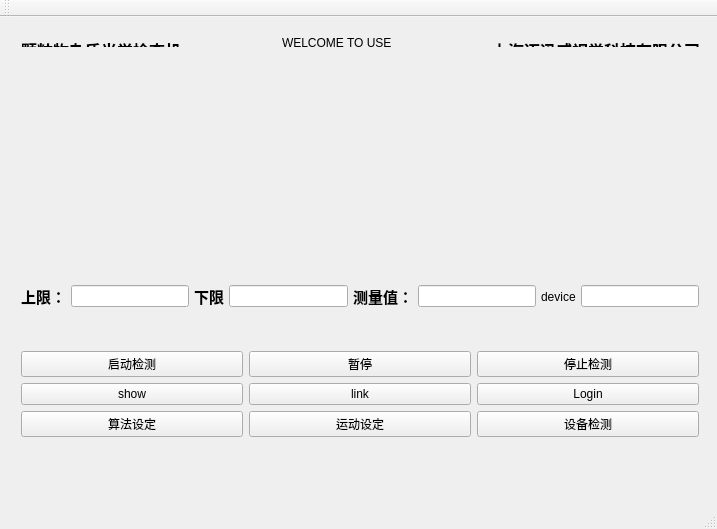
<?xml version="1.0" encoding="UTF-8"?>
<ui version="4.0">
 <class>LineCameraClass</class>
 <widget class="QMainWindow" name="LineCameraClass">
  <property name="geometry">
   <rect>
    <x>0</x>
    <y>0</y>
    <width>717</width>
    <height>529</height>
   </rect>
  </property>
  <property name="windowTitle">
   <string>LineCamera</string>
  </property>
  <property name="windowIcon">
   <iconset resource="LineCamera.qrc">
    <normaloff>:/LineCamera/Resources/公司LOG.jpg</normaloff>:/LineCamera/Resources/公司LOG.jpg</iconset>
  </property>
  <widget class="QWidget" name="centralWidget">
   <widget class="QWidget" name="verticalLayoutWidget_2">
    <property name="geometry">
     <rect>
      <x>10</x>
      <y>220</y>
      <width>700</width>
      <height>250</height>
     </rect>
    </property>
    <layout class="QVBoxLayout" name="verticalLayout_5">
     <item>
      <layout class="QHBoxLayout" name="horizontalLayout_2" stretch="0,0,0,0,0,0,0,0">
       <property name="spacing">
        <number>5</number>
       </property>
       <property name="sizeConstraint">
        <enum>QLayout::SetDefaultConstraint</enum>
       </property>
       <property name="leftMargin">
        <number>0</number>
       </property>
       <item>
        <widget class="QLabel" name="label_4">
         <property name="text">
          <string>&lt;html&gt;&lt;head/&gt;&lt;body&gt;&lt;p&gt;&lt;span style=&quot; font-size:11pt; font-weight:600;&quot;&gt;上限：&lt;/span&gt;&lt;/p&gt;&lt;/body&gt;&lt;/html&gt;</string>
         </property>
        </widget>
       </item>
       <item>
        <widget class="QLineEdit" name="lineEdit_4"/>
       </item>
       <item>
        <widget class="QLabel" name="label_5">
         <property name="text">
          <string>&lt;html&gt;&lt;head/&gt;&lt;body&gt;&lt;p&gt;&lt;span style=&quot; font-size:11pt; font-weight:600;&quot;&gt;下限&lt;/span&gt;&lt;/p&gt;&lt;/body&gt;&lt;/html&gt;</string>
         </property>
        </widget>
       </item>
       <item>
        <widget class="QLineEdit" name="lineEdit_3"/>
       </item>
       <item>
        <widget class="QLabel" name="label_6">
         <property name="text">
          <string>&lt;html&gt;&lt;head/&gt;&lt;body&gt;&lt;p&gt;&lt;span style=&quot; font-size:11pt; font-weight:600;&quot;&gt;测量值：&lt;/span&gt;&lt;/p&gt;&lt;/body&gt;&lt;/html&gt;</string>
         </property>
        </widget>
       </item>
       <item>
        <widget class="QLineEdit" name="lineEdit_2"/>
       </item>
       <item>
        <widget class="QLabel" name="label_7">
         <property name="text">
          <string>device</string>
         </property>
        </widget>
       </item>
       <item>
        <widget class="QLineEdit" name="lineEdit"/>
       </item>
      </layout>
     </item>
     <item>
      <layout class="QGridLayout" name="gridLayout">
       <property name="leftMargin">
        <number>0</number>
       </property>
       <item row="1" column="1">
        <widget class="QPushButton" name="pushButton_5">
         <property name="text">
          <string>link</string>
         </property>
        </widget>
       </item>
       <item row="0" column="1">
        <widget class="QPushButton" name="pushButton_2">
         <property name="text">
          <string>暂停</string>
         </property>
        </widget>
       </item>
       <item row="1" column="0">
        <widget class="QPushButton" name="pushButton_4">
         <property name="text">
          <string>show</string>
         </property>
        </widget>
       </item>
       <item row="0" column="2">
        <widget class="QPushButton" name="pushButton_3">
         <property name="text">
          <string>停止检测</string>
         </property>
        </widget>
       </item>
       <item row="2" column="0">
        <widget class="QPushButton" name="pushButton_6">
         <property name="text">
          <string>算法设定</string>
         </property>
        </widget>
       </item>
       <item row="2" column="1">
        <widget class="QPushButton" name="pushButton_7">
         <property name="text">
          <string>运动设定</string>
         </property>
        </widget>
       </item>
       <item row="1" column="2">
        <widget class="QPushButton" name="pushButton_8">
         <property name="text">
          <string>Login</string>
         </property>
        </widget>
       </item>
       <item row="2" column="2">
        <widget class="QPushButton" name="pushButton_9">
         <property name="text">
          <string>设备检测</string>
         </property>
        </widget>
       </item>
       <item row="0" column="0">
        <widget class="QPushButton" name="pushButton">
         <property name="text">
          <string>启动检测</string>
         </property>
        </widget>
       </item>
      </layout>
     </item>
    </layout>
   </widget>
   <widget class="QWidget" name="horizontalLayoutWidget">
    <property name="geometry">
     <rect>
      <x>10</x>
      <y>10</y>
      <width>701</width>
      <height>31</height>
     </rect>
    </property>
    <layout class="QHBoxLayout" name="horizontalLayout">
     <property name="spacing">
      <number>16</number>
     </property>
     <item>
      <widget class="QLabel" name="label_3">
       <property name="enabled">
        <bool>true</bool>
       </property>
       <property name="text">
        <string>&lt;html&gt;&lt;head/&gt;&lt;body&gt;&lt;p&gt;&lt;span style=&quot; font-size:12pt; font-weight:600;&quot;&gt;颗粒物杂质光学检查机&lt;/span&gt;&lt;/p&gt;&lt;/body&gt;&lt;/html&gt;</string>
       </property>
      </widget>
     </item>
     <item>
      <spacer name="horizontalSpacer_2">
       <property name="orientation">
        <enum>Qt::Horizontal</enum>
       </property>
       <property name="sizeHint" stdset="0">
        <size>
         <width>40</width>
         <height>20</height>
        </size>
       </property>
      </spacer>
     </item>
     <item>
      <widget class="QLabel" name="label_8">
       <property name="text">
        <string>WELCOME TO USE</string>
       </property>
      </widget>
     </item>
     <item>
      <spacer name="horizontalSpacer">
       <property name="orientation">
        <enum>Qt::Horizontal</enum>
       </property>
       <property name="sizeHint" stdset="0">
        <size>
         <width>40</width>
         <height>20</height>
        </size>
       </property>
      </spacer>
     </item>
     <item>
      <widget class="QLabel" name="label_2">
       <property name="text">
        <string>&lt;html&gt;&lt;head/&gt;&lt;body&gt;&lt;p&gt;&lt;span style=&quot; font-size:12pt; font-weight:600;&quot;&gt;上海迈迅威视觉科技有限公司&lt;/span&gt;&lt;/p&gt;&lt;/body&gt;&lt;/html&gt;</string>
       </property>
      </widget>
     </item>
    </layout>
   </widget>
   <widget class="QLabel" name="label">
    <property name="geometry">
     <rect>
      <x>20</x>
      <y>60</y>
      <width>681</width>
      <height>141</height>
     </rect>
    </property>
    <property name="text">
     <string/>
    </property>
   </widget>
  </widget>
  <widget class="QMenuBar" name="menuBar">
   <property name="geometry">
    <rect>
     <x>0</x>
     <y>0</y>
     <width>717</width>
     <height>23</height>
    </rect>
   </property>
  </widget>
  <widget class="QToolBar" name="mainToolBar">
   <attribute name="toolBarArea">
    <enum>TopToolBarArea</enum>
   </attribute>
   <attribute name="toolBarBreak">
    <bool>false</bool>
   </attribute>
  </widget>
  <widget class="QStatusBar" name="statusBar"/>
 </widget>
 <layoutdefault spacing="6" margin="11"/>
 <tabstops>
  <tabstop>lineEdit_4</tabstop>
  <tabstop>lineEdit_3</tabstop>
  <tabstop>lineEdit_2</tabstop>
  <tabstop>lineEdit</tabstop>
  <tabstop>pushButton</tabstop>
  <tabstop>pushButton_2</tabstop>
  <tabstop>pushButton_3</tabstop>
  <tabstop>pushButton_4</tabstop>
  <tabstop>pushButton_5</tabstop>
  <tabstop>pushButton_8</tabstop>
  <tabstop>pushButton_6</tabstop>
  <tabstop>pushButton_7</tabstop>
  <tabstop>pushButton_9</tabstop>
 </tabstops>
 <resources>
  <include location="LineCamera.qrc"/>
 </resources>
 <connections>
  <connection>
   <sender>pushButton_4</sender>
   <signal>clicked()</signal>
   <receiver>LineCameraClass</receiver>
   <slot>showimage()</slot>
   <hints>
    <hint type="sourcelabel">
     <x>30</x>
     <y>453</y>
    </hint>
    <hint type="destinationlabel">
     <x>484</x>
     <y>346</y>
    </hint>
   </hints>
  </connection>
  <connection>
   <sender>pushButton</sender>
   <signal>clicked()</signal>
   <receiver>LineCameraClass</receiver>
   <slot>btnopen()</slot>
   <hints>
    <hint type="sourcelabel">
     <x>176</x>
     <y>415</y>
    </hint>
    <hint type="destinationlabel">
     <x>199</x>
     <y>244</y>
    </hint>
   </hints>
  </connection>
  <connection>
   <sender>pushButton_2</sender>
   <signal>clicked()</signal>
   <receiver>LineCameraClass</receiver>
   <slot>btnstop()</slot>
   <hints>
    <hint type="sourcelabel">
     <x>473</x>
     <y>415</y>
    </hint>
    <hint type="destinationlabel">
     <x>377</x>
     <y>248</y>
    </hint>
   </hints>
  </connection>
  <connection>
   <sender>pushButton_3</sender>
   <signal>clicked()</signal>
   <receiver>LineCameraClass</receiver>
   <slot>btnclose()</slot>
   <hints>
    <hint type="sourcelabel">
     <x>707</x>
     <y>415</y>
    </hint>
    <hint type="destinationlabel">
     <x>495</x>
     <y>247</y>
    </hint>
   </hints>
  </connection>
  <connection>
   <sender>pushButton_5</sender>
   <signal>clicked()</signal>
   <receiver>LineCameraClass</receiver>
   <slot>linkdevice()</slot>
   <hints>
    <hint type="sourcelabel">
     <x>473</x>
     <y>453</y>
    </hint>
    <hint type="destinationlabel">
     <x>320</x>
     <y>357</y>
    </hint>
   </hints>
  </connection>
  <connection>
   <sender>pushButton_6</sender>
   <signal>clicked()</signal>
   <receiver>LineCameraClass</receiver>
   <slot>setAlgorithm()</slot>
   <hints>
    <hint type="sourcelabel">
     <x>152</x>
     <y>491</y>
    </hint>
    <hint type="destinationlabel">
     <x>82</x>
     <y>367</y>
    </hint>
   </hints>
  </connection>
  <connection>
   <sender>pushButton_7</sender>
   <signal>clicked()</signal>
   <receiver>LineCameraClass</receiver>
   <slot>setconsole()</slot>
   <hints>
    <hint type="sourcelabel">
     <x>473</x>
     <y>491</y>
    </hint>
    <hint type="destinationlabel">
     <x>387</x>
     <y>367</y>
    </hint>
   </hints>
  </connection>
  <connection>
   <sender>pushButton_8</sender>
   <signal>clicked()</signal>
   <receiver>LineCameraClass</receiver>
   <slot>getproduct()</slot>
   <hints>
    <hint type="sourcelabel">
     <x>611</x>
     <y>443</y>
    </hint>
    <hint type="destinationlabel">
     <x>553</x>
     <y>459</y>
    </hint>
   </hints>
  </connection>
 </connections>
 <slots>
  <slot>showimage()</slot>
  <slot>btnopen()</slot>
  <slot>btnclose()</slot>
  <slot>btnstop()</slot>
  <slot>linkdevice()</slot>
  <slot>setAlgorithm()</slot>
  <slot>setconsole()</slot>
  <slot>getproduct()</slot>
 </slots>
</ui>
